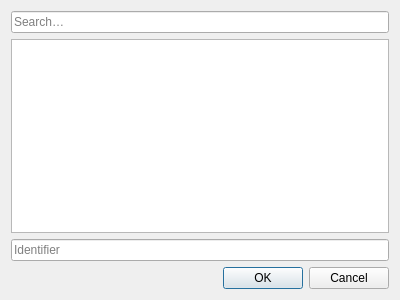
<?xml version="1.0" encoding="UTF-8"?>
<ui version="4.0">
 <class>Dialog</class>
 <widget class="QDialog" name="Dialog">
  <property name="geometry">
   <rect>
    <x>0</x>
    <y>0</y>
    <width>400</width>
    <height>300</height>
   </rect>
  </property>
  <property name="windowTitle">
   <string>Select Item</string>
  </property>
  <layout class="QVBoxLayout" name="verticalLayout">
   <item>
    <widget class="QLineEdit" name="lineEdit">
     <property name="inputMask">
      <string/>
     </property>
     <property name="text">
      <string/>
     </property>
     <property name="placeholderText">
      <string>Search…</string>
     </property>
    </widget>
   </item>
   <item>
    <widget class="QTableView" name="tableView"/>
   </item>
   <item>
    <widget class="QLineEdit" name="lineEdit_2">
     <property name="placeholderText">
      <string>Identifier</string>
     </property>
    </widget>
   </item>
   <item>
    <widget class="QDialogButtonBox" name="buttonBox">
     <property name="orientation">
      <enum>Qt::Horizontal</enum>
     </property>
     <property name="standardButtons">
      <set>QDialogButtonBox::Cancel|QDialogButtonBox::Ok</set>
     </property>
    </widget>
   </item>
  </layout>
 </widget>
 <tabstops>
  <tabstop>lineEdit</tabstop>
  <tabstop>tableView</tabstop>
  <tabstop>lineEdit_2</tabstop>
 </tabstops>
 <resources/>
 <connections>
  <connection>
   <sender>buttonBox</sender>
   <signal>accepted()</signal>
   <receiver>Dialog</receiver>
   <slot>accept()</slot>
   <hints>
    <hint type="sourcelabel">
     <x>224</x>
     <y>274</y>
    </hint>
    <hint type="destinationlabel">
     <x>157</x>
     <y>274</y>
    </hint>
   </hints>
  </connection>
  <connection>
   <sender>buttonBox</sender>
   <signal>rejected()</signal>
   <receiver>Dialog</receiver>
   <slot>reject()</slot>
   <hints>
    <hint type="sourcelabel">
     <x>316</x>
     <y>260</y>
    </hint>
    <hint type="destinationlabel">
     <x>286</x>
     <y>274</y>
    </hint>
   </hints>
  </connection>
 </connections>
</ui>
